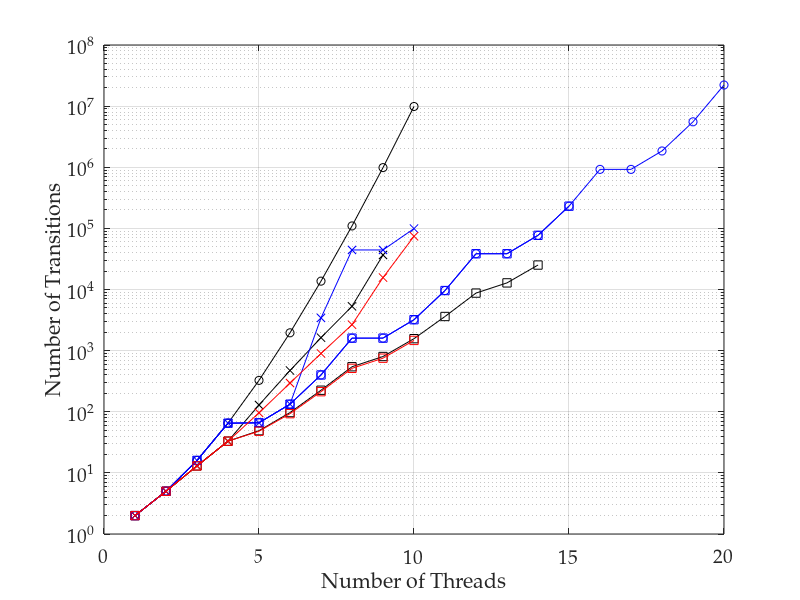

Reproduce this figure in MATLAB. (Note: this script raises an error after producing the figure.)
%% importing data
transitions = dlmread('t43_tpl4_ops1.csv', ',', 0, 0);
% convert 0 values to NaNs, as these don't plot
transitions(transitions==0)=nan;
threads = [1:20];

%% plotting lines

semilogy(threads, transitions(:, 1), 'ko-')
hold on
semilogy(threads, transitions(:, 2), 'kx-')
semilogy(threads, transitions(:, 3), 'ks-')
semilogy(threads, transitions(:, 4), 'bo-')
semilogy(threads, transitions(:, 5), 'bx-')
semilogy(threads, transitions(:, 6), 'bs-')
semilogy(threads, transitions(:, 7), 'rx-')
semilogy(threads, transitions(:, 8), 'rs-')
hold off
grid on

%% adding axis labels
ax = gca;
set(ax, 'FontName', 'Palatino Linotype', 'FontSize', 14);
xlabel('Number of Threads');
ylabel('Number of Transitions');
axis([0 20 1 100000000])
ax.YTick = [1 100 10000 1000000 100000000];

%% output pdf file
h = figure(1);
h.Units = 'centimeters'; % set figure position to cm
%h.Position(2) = [h.Position(2)-9]; % set figure position bevore resize
h.Position([3:4]) = [10,7]; % resize figure
Plot2LaTeX( h, 't43_tpl4_ops1' )
